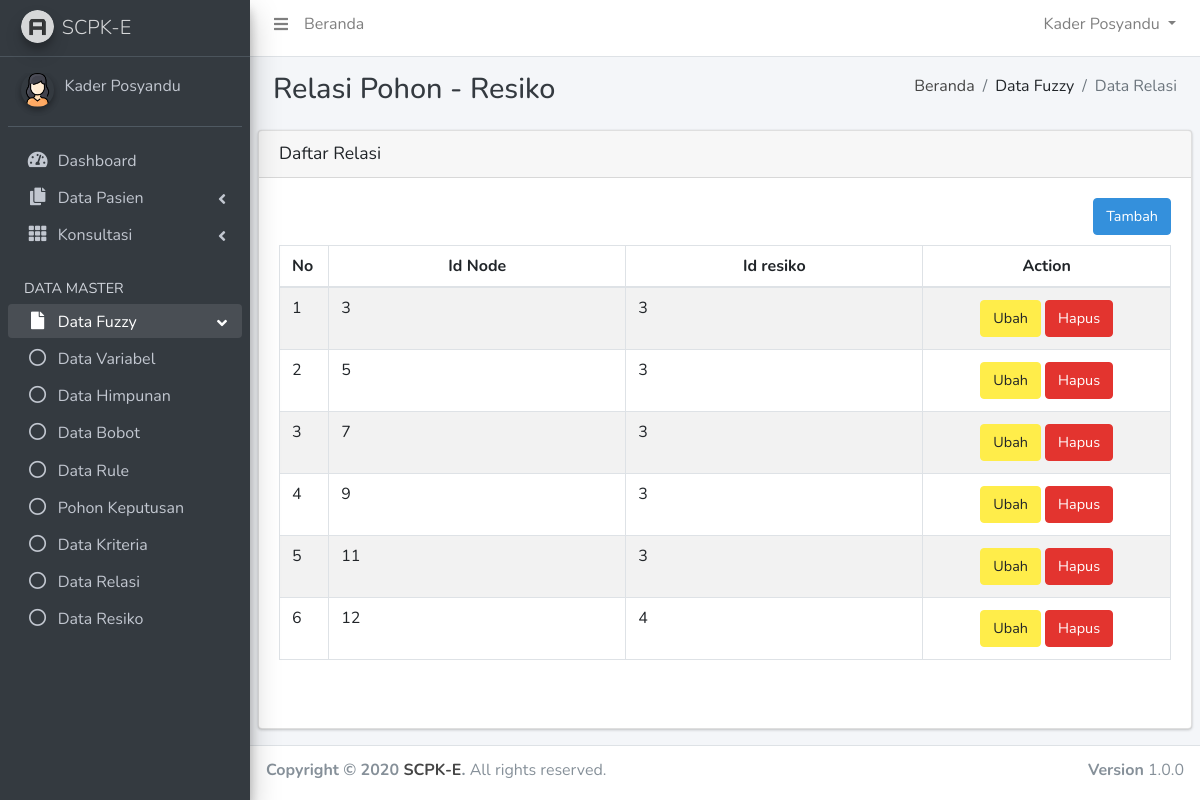
The page /scpk-e/?page=relasi (signed in) on the database its author committed.
### tables this page shows
CREATE TABLE `relasi` (
  `id_relasi` int(11) NOT NULL,
  `id_node` int(3) NOT NULL,
  `id_resiko` int(3) NOT NULL
);

### scpk-e/config/koneksi.php (called while the page is built, shortened)
<?php
function querydb($query)
{
	$result=mysql_query($query) or die ("gagal melakukan Query=$query");
	return $result;
}
?>

### scpk-e/list_relasi.php (the view, shortened to what this page needs)
<div class="content-header">
    <div class="container-fluid">
        <div class="row mb-2">
            <div class="col-sm-6">
                <h1 class="m-0 text-dark">Relasi Pohon - Resiko</h1>
            </div>
            <div class="col-sm-6">
                <ol class="breadcrumb float-sm-right">
                    <li class="breadcrumb-item"><a href="?page=home">Beranda</a></li>
                    <li class="breadcrumb-item">Data Fuzzy</li>
                    <li class="breadcrumb-item active">Data Relasi</li>
                </ol>
            </div>
        </div>
    </div>
</div>
<section class="content">
	<div class="row">
		<div class="col-12">
			<div class="card">
				<div class="card-header">
					<h2 class="card-title" style="margin-bottom: 1px;">Daftar Relasi</h2>
				</div>
				<div class="card-body">
					<div style="float: right;">
						<a href="?page=relasi-input&stat=tambah" class="btn btn-primary"><i class="icon ion-android-add-circle"></i> Tambah</a>
					</div>
					<?php
						$pg = (int)(!isset($_GET["pg"]) ? 1 : @$_GET["pg"]);
						$limit = 10;
						$startpoint = ($pg * $limit) - $limit;
						$no=$startpoint;
						$hquery=querydb("SELECT * FROM relasi ORDER BY id_relasi ASC LIMIT {$startpoint}, {$limit}");
					?>
					<div style="clear:both; height:10px;"></div>
					<div class="form-style-2">
						<form method="post">
							<table class="table table-striped table-bordered" width="100%" border="0" cellspacing="0" cellpadding="4">
								<thead class="cf">
									<tr>
										<th width="3%">No</th>
										<th width="30%" style="text-align:center">Id Node</th>
										<th width="30%" style="text-align:center">Id resiko</th>
                                        <th width="25%" style="text-align:center">Action</th>
									</tr>
								</thead>
								<tbody>
								<?php
									while($data=mysql_fetch_assoc($hquery)) {
										$no++;
								?>
									<tr>
										<td><?php echo $no; ?></td>
										<td><?php echo $data['id_node']; ?></td>
                                        <td><?php echo $data['id_resiko']; ?></td>
										<td width="5%" style="text-align:center;">
											<a href="?page=relasi-input&stat=ubah&id=<?php echo $data['id_relasi']; ?>" class="btn btn-warning"><i class="icon ion-android-create"></i> Ubah</a>
											<a style="color:white" class="btn btn-danger" onclick="konfirmasi<?php echo $data['id_relasi']; ?>()"><i class="icon ion-trash-a"></i> Hapus</a>
										</td>
									</tr>
									<?php } if(@$_GET['con']!="") { ?>
									<tr>
										<td colspan="8" style="color:#360; font-weight:600; font-size:14px;">
										<?php
										if(@$_GET['con']==1) { echo "Data berhasil ditambahkan."; }
										elseif(@$_GET['con']==2) { echo "Data berhasil diubah."; }
										elseif(@$_GET['con']==3) { echo "Data berhasil dihapus."; }
										?>
									</tr>
									<?php } ?>
								</tbody>
							</table>
							<br />
							<br />
						</form>
					</div>
				</div>
			</div>
		</div>
	</div>
</section>

### rows shown on the page
relasi: id_node "3", id_resiko "3"
relasi: id_node "5", id_resiko "3"
relasi: id_node "7", id_resiko "3"
relasi: id_node "9", id_resiko "3"
relasi: id_node "11", id_resiko "3"
relasi: id_node "12", id_resiko "4"
